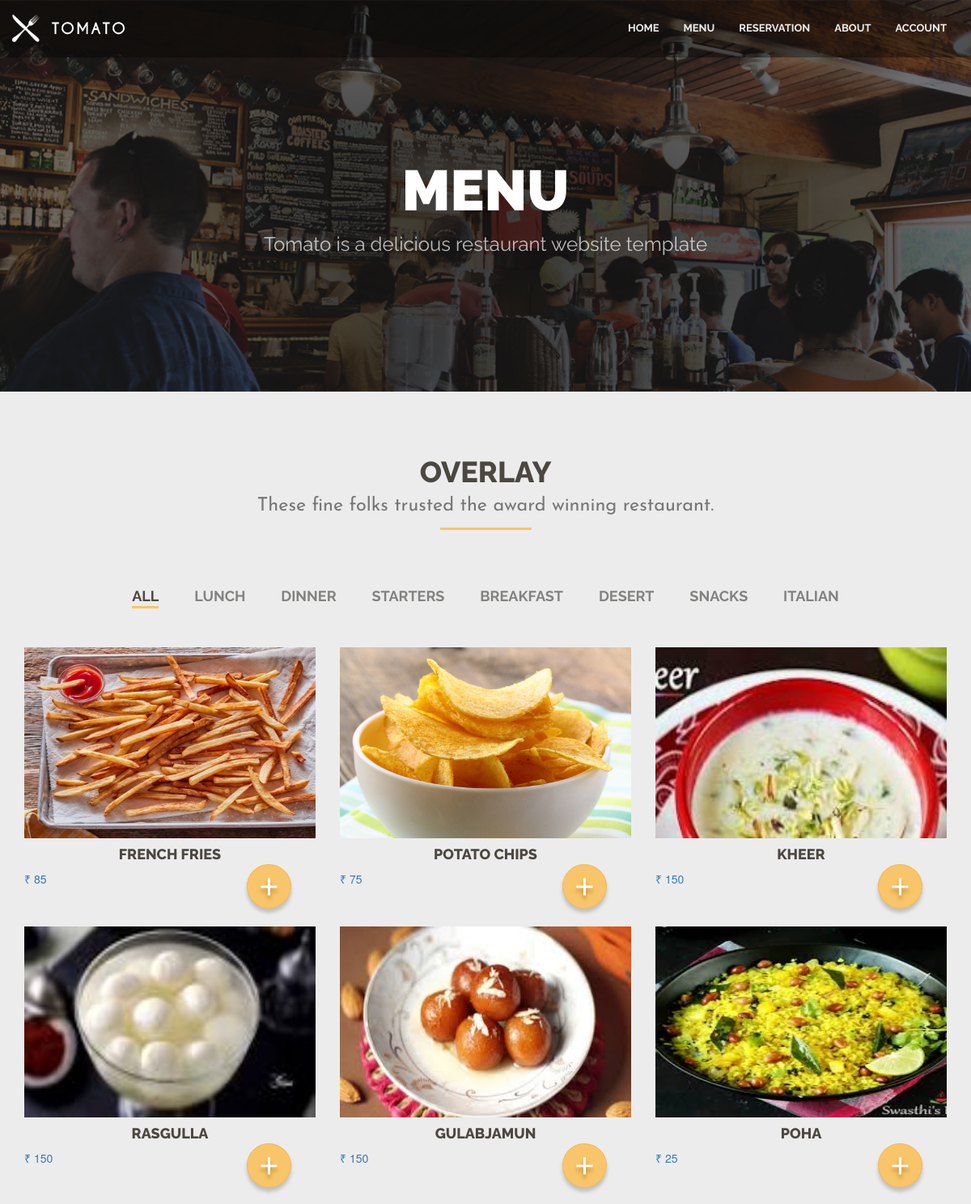
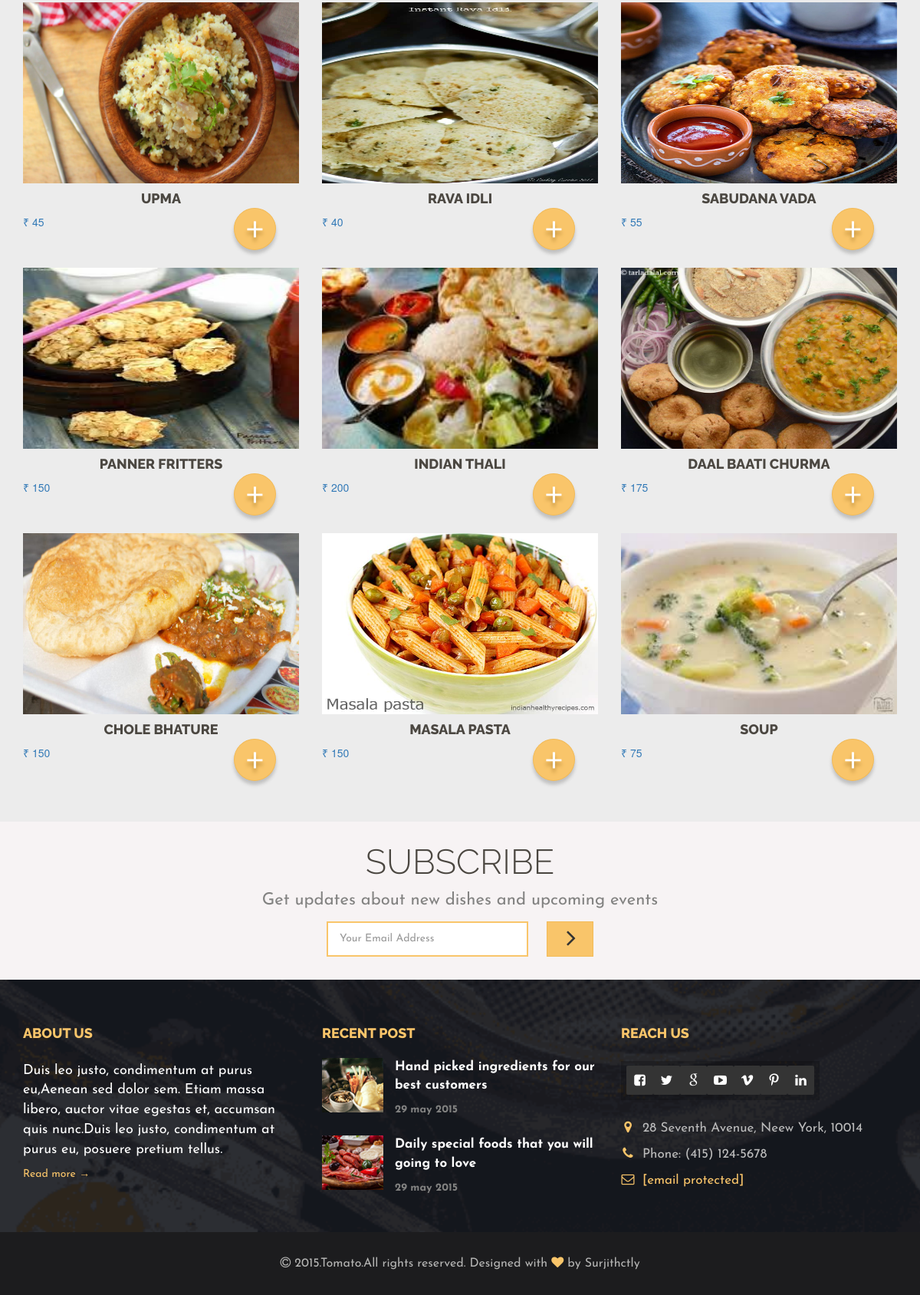
The app's page /management/menu/ with its own data (2 pictures, top to bottom).
### management/models.py (models this page shows, shortened)
class Category(models.Model):
    name = models.CharField(max_length= 20, blank= True, null= True)
    def __str__(self):
        return self.name

class Dish(models.Model):
    cat = models.ForeignKey(Category, on_delete=models.CASCADE, blank=True,null=True)
    title = models.CharField(max_length=30, null=True, blank=True)
    dis = models.TextField(null=True, blank=True)
    img = models.FileField(null=True, blank= True)
    img1 = models.FileField(null=True, blank= True)
    img2 = models.FileField(null=True, blank= True)
    price = models.IntegerField(null=True, blank=True)
    mrp = models.IntegerField(null=True, blank=True)
    avail = models.BooleanField(default=True, null=True, blank=True)

### management/views.py (the view)
# urls.py: path('menu/',Menu, name='menu'),
def Menu(request):
    cat = Category.objects.all()
    dishes= Dish.objects.filter(avail= True)
    if request.user.is_anonymous:
        d={'cat':cat,'dishes':dishes}
    else:
        Cartdish,total = Total(request.user)
        d={'cat':cat,'dishes':dishes, 'total':total,'Cartdish':Cartdish}
    return render(request,'menu.html',d)

### templates/menu.html (shortened to what this page needs)
{% extends "base.html" %}
{% block body %}
{% load static %}
<section class="page_header">
    <div class="container">
        <div class="row">
            <div class="col-md-12 text-center">
                <h2 class="text-uppercase">Menu</h2>
                <p>Tomato is a delicious restaurant website template</p>
            </div>
        </div>
    </div>
</section>
<section class="menu menu2">
    <div class="container">
        <div class="row">
            <div class="col-md-12">
                <div class="page-header wow fadeInDown">
                    <h1>Overlay<small>These fine folks trusted the award winning restaurant.</small></h1>
                </div>
            </div>
        </div>
        <div class="food-menu wow fadeInUp">
            <div class="row">
                <div class="col-md-12">
                    <div class="menu-tags2">
                        <span data-filter="*" class="tagsort2-active">All</span>
                        {% for i in cat %}
                        <span data-filter=".{{ i }}">{{i}}</span>
                        {% endfor %}
                    </div>
                </div>
            </div>
            <div class="row menu-items2">
                {% for i in dishes %}
                <div class="menu-item2 col-sm-4 col-xs-12 {{ i.cat }}">
                    <div class="menu-info">
                        <img src="{{ i.img.url }}" style="height:236px; width:360px" class="img-responsive" alt="" />
                        <a href="menu_all.html">
                            <div class="">
                                <h4>{{ i.title }}</h4>
                                <span class="price">&#8377 {{ i.price }}</span>
                            </div>
                        </a>
                    </div>
                    <a href="{% url 'shop' i.id %}" class="menu-more">+</a>
                </div>
                {% endfor %}
            </div>
        </div>
    </div>
</section>
{% endblock body %}

### templates/base.html (shortened to what this page needs)
<!DOCTYPE html>
<html lang="en">
{% load static %}
<head>
    <link rel="stylesheet" href="{% static 'css/bootstrap.min.css' %}">
    <link rel="stylesheet" href="{% static 'css/font-awesome/css/font-awesome.css' %}">
    <link rel="stylesheet" href="{% static 'css/plugin.css' %}">
    <link rel="stylesheet" href="{% static 'css/main.css' %}">
</head>
<body>
    <div class="body">
        <div class="main-wrapper">
            <nav class="navbar navbar-fixed-top">
                <div class="container">
                    <div class="navbar-header">
                        <a class="navbar-brand" href="index-2.html">
                            <img src="{% static 'img/nav-logo.png' %}" alt="nav-logo">
                        </a>
                    </div>
                    <div id="navbar" class="navbar-collapse collapse">
                        <ul class="nav navbar-nav navbar-right">
                            <li><a href="{% url 'home' %}">Home</a></li>
                            <li><a href="{% url 'menu' %}">Menu</a></li>
                            <li><a href="{% url 'reservation' %}">Reservation</a></li>
                            <li><a href="{% url 'about' %}">About</a></li>
                            {% if request.user.is_authenticated %}
                            <li><a href="{% url 'contact' %}">Contact</a></li>
                            <li class="dropdown">
                                <a class="css-pointer dropdown-toggle" data-toggle="dropdown" role="button"
                                    aria-haspopup="true" aria-expanded="false"><i
                                        class="fa fa-shopping-cart fsc pull-left"></i><span
                                        class="cart-number">{{ request.user.add_to_cart_set.count }}</span><span class="caret"></span></a>
                                <div class="cart-content dropdown-menu">
                                    <div class="cart-title">
                                        <h4>Shopping Cart</h4>
                                    </div>
                                    <div class="cart-items">
                                    {% for i in Cartdish %}
                                        <div class="cart-item clearfix">
                                            <div class="cart-item-image">
                                                <a href="shop_single_full.html"><img src="{{ i.dish.img.url }}" style="height:30px; weight:30px"
                                                        alt="Breakfast with coffee"></a>
                                            </div>
                                            <div class="cart-item-desc">
                                                <a href="shop_single_full.html">{{ i.dish.title }}</a>
                                                <span class="cart-item-price">&#8377 {{ i.dish.price }}</span>
                                                <span class="cart-item-quantity">x {{ i.qty }}</span>
                                                <i class="fa fa-times ci-close"></i>
                                            </div>
                                        </div>
                                        {% endfor %}
                                    </div>
                                    <div class="cart-action clearfix">
                                        <span class="pull-left checkout-price">&#8377 {{ total }}</span>
                                        <a class="btn btn-default pull-right" href="{% url 'cart' %}">View Cart</a>
                                    </div>
                                </div>
                            </li>
                            <li><a href="{% url 'logout' %}">Logout ({{ user.username }})</a></li>
                            {% else %}
                            <li><a href="{% url 'account' %}">Account</a></li>
                            {% endif %}
                        </ul>
                    </div>
                </div>
            </nav>
            {% block body %}
            {% endblock body %}
             <section class="subscribe">
                <div class="container">
                    <div class="row">
                        <div class="col-md-12">
                            <h1>Subscribe</h1>
                            <p>Get updates about new dishes and upcoming events</p>
                            <form class="form-inline"
                                action="https://demo.web3canvas.com/themeforest/tomato/php/subscribe.php" id="invite"
                                method="POST">
                                <div class="form-group">
                                    <input class="e-mail form-control" name="email" id="address" type="email"
                                        placeholder="Your Email Address" required>
                                </div>
                                <button type="submit" class="btn btn-default">
                                    <i class="fa fa-angle-right"></i>
                                </button>
                            </form>
                        </div>
                    </div>
                </div>
            </section>
            <section class="footer">
                <div class="container">
                    <div class="row">
                        <div class="col-md-4 col-sm-12">
                            <h1>About us</h1>
                            <p>Duis leo justo, condimentum at purus eu,Aenean sed dolor sem. Etiam massa libero, auctor
                                vitae egestas et, accumsan quis nunc.Duis leo justo, condimentum at purus eu, posuere
                                pretium tellus.</p>
                            <a href="about.html">Read more &rarr;</a>
                        </div>
                        <div class="col-md-4  col-sm-6">
                            <h1>Recent post</h1>
                            <div class="footer-blog clearfix">
                                <a href="blog_right_sidebar.html">
                                    <img src="{% static 'img/thumb8.png' %}" class="img-responsive footer-photo" alt="blog photos">
                                    <p class="footer-blog-text">Hand picked ingredients for our best customers</p>
                                    <p class="footer-blog-date">29 may 2015</p>
                                </a>
                            </div>
                            <div class="footer-blog clearfix last">
                                <a href="blog_right_sidebar.html">
                                    <img src="{% static 'img/thumb9.png' %}" class="img-responsive footer-photo" alt="blog photos">
                                    <p class="footer-blog-text">Daily special foods that you will going to love</p>
                                    <p class="footer-blog-date">29 may 2015</p>
                                </a>
                            </div>
                        </div>
                        <div class="col-md-4  col-sm-6">
                            <h1>Reach us</h1>
                            <div class="footer-social-icons">
                                <a href="https://www.facebook.com/">
                                    <i class="fa fa-facebook-square"></i>
                                </a>
                                <a href="https://www.twitter.com/">
                                    <i class="fa fa-twitter"></i>
                                </a>
                                <a href="https://plus.google.com/">
                                    <i class="fa fa-google"></i>
                                </a>
                                <a href="https://www.youtube.com/">
                                    <i class="fa fa-youtube-play"></i>
                                </a>
                                <a href="https://www.vimeo.com/">
                                    <i class="fa fa-vimeo"></i>
                                </a>
                                <a href="https://www.pinterest.com/">
                                    <i class="fa fa-pinterest-p"></i>
                                </a>
                                <a href="http://www.linkedin.com/">
                                    <i class="fa fa-linkedin"></i>
                                </a>
                            </div>
                            <div class="footer-address">
                                <p><i class="fa fa-map-marker"></i>28 Seventh Avenue, Neew York, 10014</p>
                                <p><i class="fa fa-phone"></i>Phone: (415) 124-5678</p>
                                <p><i class="fa fa-envelope-o"></i><a
                                        href="https://demo.web3canvas.com/cdn-cgi/l/email-protection"
                                        class="__cf_email__"
                                        data-cfemail="65161015150a17112517001611041017040b114b060a08">[email&#160;protected]</a>
                                </p>
                            </div>
                        </div>
                    </div>
                </div>
                <div class="footer-copyrights">
                    <div class="container">
                        <div class="row">
                            <div class="col-md-12">
                                <p><i class="fa fa-copyright"></i> 2015.Tomato.All rights reserved. Designed with <i
                                        class="fa fa-heart primary-color"></i> by Surjithctly</p>
                            </div>
                        </div>
                    </div>
                </div>
            </section>
        </div>
    </div>
</body>
</html>

### records on screen
Category: name "LUNCH"
Category: name "DINNER"
Category: name "STARTERS"
Category: name "BREAKFAST"
Category: name "DESERT"
Category: name "SNACKS"
Category: name "ITALIAN"
Dish: img (picture), title "FRENCH FRIES", price "85"
Dish: img (picture), title "POTATO CHIPS", price "75"
Dish: img (picture), title "KHEER", price "150"
Dish: img (picture), title "RASGULLA", price "150"
Dish: img (picture), title "GULABJAMUN", price "150"
Dish: img (picture), title "POHA", price "25"
Dish: img (picture), title "UPMA", price "45"
Dish: img (picture), title "RAVA IDLI", price "40"
Dish: img (picture), title "SABUDANA VADA", price "55"
Dish: img (picture), title "PANNER FRITTERS", price "150"
Dish: img (picture), title "INDIAN THALI", price "200"
Dish: img (picture), title "DAAL BAATI CHURMA", price "175"
Dish: img (picture), title "CHOLE BHATURE", price "150"
Dish: img (picture), title "MASALA PASTA", price "150"
Dish: img (picture), title "SOUP", price "75"
